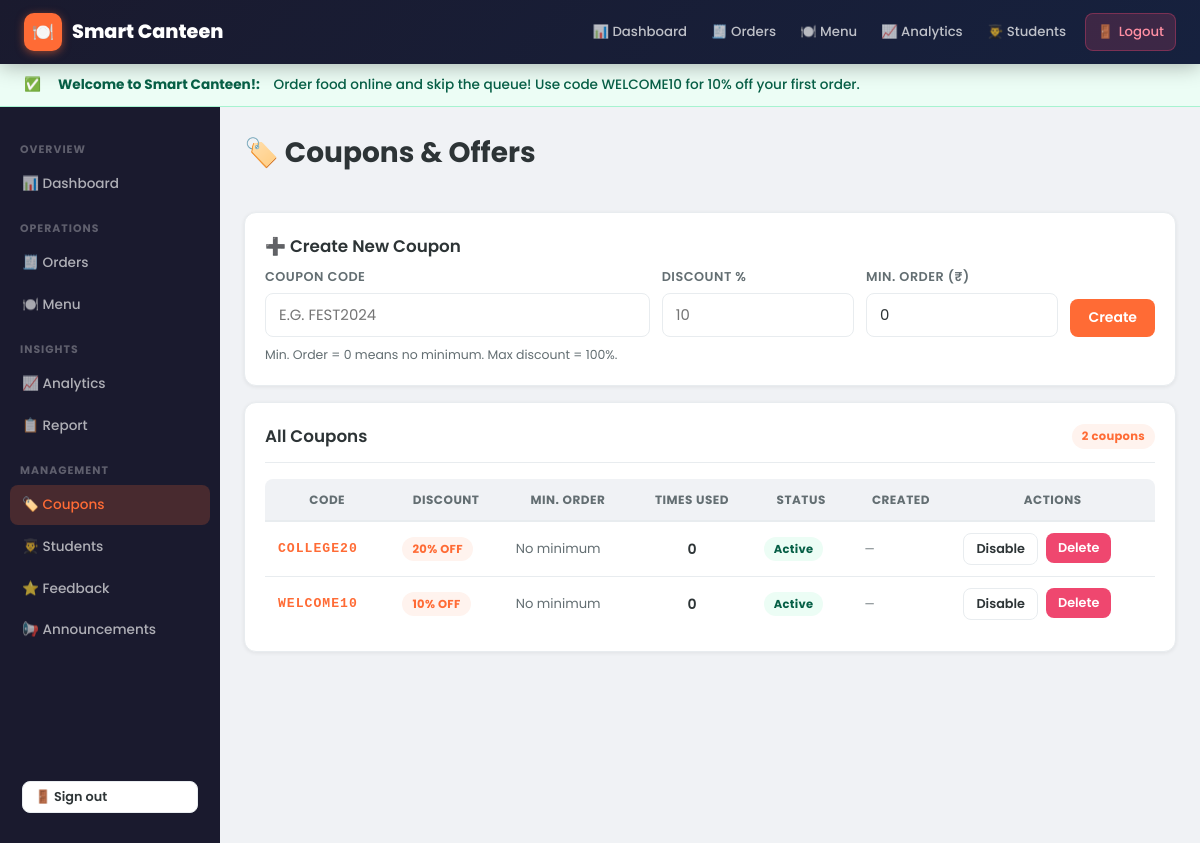
The page /admin/coupons (signed in) on the database its author committed.
### tables this page shows
CREATE TABLE announcements(
        id INTEGER PRIMARY KEY AUTOINCREMENT, title TEXT, content TEXT,
        type TEXT DEFAULT 'info', active INTEGER DEFAULT 1,
        created_at TEXT DEFAULT (datetime('now','localtime')));

CREATE TABLE coupons(
        id INTEGER PRIMARY KEY AUTOINCREMENT, code TEXT UNIQUE,
        percent INTEGER, active INTEGER DEFAULT 1, min_order REAL DEFAULT 0);

### app.py (the view, shortened to what this page needs)
@app.route("/admin/coupons", methods=["GET", "POST"])
@admin_required
def admin_coupons():
    coupons = many(
        "SELECT c.*, (SELECT COUNT(*) FROM orders o WHERE o.coupon=c.code AND o.status!='Cancelled') uses "
        "FROM coupons c ORDER BY c.id DESC")
    return render_template("admin_coupons.html", coupons=coupons)

### app.py (called while the page is built, shortened)
def db():
    if "db" not in g:
        g.db = sqlite3.connect(DB)
        g.db.row_factory = sqlite3.Row
        g.db.execute("PRAGMA journal_mode=WAL")
        g.db.execute("PRAGMA foreign_keys=ON")
    return g.db

def many(sql, a=()):
    return db().execute(sql, a).fetchall()

def admin_required(f):
    @wraps(f)
    def w(*a, **k):
        if session.get("role") != "admin":
            flash("Admin access only.")
            return redirect(url_for("login"))
        return f(*a, **k)
    return w

@app.context_processor
def inject():
    d = {"wallet_bal": 0, "ready_count": 0, "cart_count": 0,
         "unread_notif": 0, "active_announcements": []}
    if session.get("uid"):
        d["active_announcements"] = many(
            "SELECT * FROM announcements WHERE active=1 ORDER BY id DESC LIMIT 3")
    return d

### templates/admin_coupons.html (shortened to what this page needs)
{% extends "base.html" %}
{% block content %}
<div class="page-header">
  <h1>🏷️ Coupons &amp; Offers</h1>
</div>
<div class="card">
  <h3>➕ Create New Coupon</h3>
  <form method="post">
    <div style="display:grid;grid-template-columns:2fr 1fr 1fr auto;gap:12px;align-items:flex-end;">
      <div class="form-group mb-0">
        <label>Coupon Code</label>
        <input name="code" placeholder="e.g. FEST2024" required style="text-transform:uppercase;">
      </div>
      <div class="form-group mb-0">
        <label>Discount %</label>
        <input name="percent" type="number" min="1" max="100" placeholder="10" required>
      </div>
      <div class="form-group mb-0">
        <label>Min. Order (₹)</label>
        <input name="min_order" type="number" min="0" value="0" placeholder="0">
      </div>
      <button type="submit" class="btn btn-primary">Create</button>
    </div>
    <div class="form-hint mt-sm">Min. Order = 0 means no minimum. Max discount = 100%.</div>
  </form>
</div>
<div class="card mb-0">
  <div class="card-header">
    <h3 class="mb-0">All Coupons</h3>
    <span class="badge badge-primary">{{ coupons|length }} coupons</span>
  </div>
  <div class="table-wrapper">
    <table>
      <thead>
        <tr><th>Code</th><th>Discount</th><th>Min. Order</th><th>Times Used</th><th>Status</th><th>Created</th><th>Actions</th></tr>
      </thead>
      <tbody>
        {% for c in coupons %}
        <tr>
          <td class="font-mono fw-bold fs-sm" style="color:var(--primary);letter-spacing:1px;">{{ c.code }}</td>
          <td><span class="badge badge-primary">{{ c.percent }}% OFF</span></td>
          <td class="fs-sm text-muted">{% if c.min_order %}₹{{ '%.0f'|format(c.min_order) }}+{% else %}No minimum{% endif %}</td>
          <td class="fw-semi text-center">{{ c.uses }}</td>
          <td>{% if c.active %}<span class="badge badge-success">Active</span>{% else %}<span class="badge">Inactive</span>{% endif %}</td>
          <td class="fs-xs text-muted">{{ c.created_at[:10] if c.created_at else '—' }}</td>
          <td>
            <div class="d-flex gap-sm">
              <form method="post" action="/admin/coupons/toggle/{{ c.id }}">
                <button class="btn btn-secondary btn-sm">{{ 'Disable' if c.active else 'Enable' }}</button>
              </form>
              <form method="post" action="/admin/coupons/delete/{{ c.id }}" onsubmit="return confirm('Delete coupon {{ c.code }}?')">
                <button class="btn btn-danger btn-sm">Delete</button>
              </form>
            </div>
          </td>
        </tr>
        {% else %}
        <tr class="empty-row"><td colspan="7"><p>No coupons yet. Create one above!</p></td></tr>
        {% endfor %}
      </tbody>
    </table>
  </div>
</div>
{% endblock %}

### templates/base.html (shortened to what this page needs)
<!DOCTYPE html>
<html lang="en">
<head>
<link rel="stylesheet" href="{{ url_for('static', filename='style.css') }}">
</head>
<body>
<nav class="navbar">
  <a href="/" class="brand">
    <div class="brand-icon">🍽️</div>
    <span>Smart Canteen</span>
  </a>
  <div class="nav-links">
    {% if session.role == 'admin' %}
      <a href="/admin" class="nav-link">📊 Dashboard</a>
      <a href="/admin/orders" class="nav-link">🧾 Orders</a>
      <a href="/admin/menu" class="nav-link">🍽️ Menu</a>
      <a href="/admin/analytics" class="nav-link">📈 Analytics</a>
      <a href="/admin/students" class="nav-link">👨‍🎓 Students</a>
    {% endif %}
    {% if session.uid %}
      <a href="/logout" class="nav-link" title="Sign out" style="margin-left:6px;background:rgba(239,71,111,0.18);color:#FF8FA3;border:1px solid rgba(239,71,111,0.35);">🚪 <span>Logout</span></a>
    {% endif %}
  </div>
</nav>
{% for ann in active_announcements %}
<div class="announcement-bar {{ ann.type }}">
  {% if ann.type == 'success' %}✅{% elif ann.type == 'warning' %}⚠️{% else %}ℹ️{% endif %}
  &nbsp;<strong>{{ ann.title }}:</strong>&nbsp;{{ ann.content }}
</div>
{% endfor %}
{% if session.role == 'admin' %}
<div class="admin-layout">
  <aside class="admin-sidebar">
    <div class="sidebar-section">Overview</div>
    <a href="/admin" class="sidebar-link {{ 'active' if request.endpoint == 'admin_home' }}">📊 Dashboard</a>
    <div class="sidebar-section">Operations</div>
    <a href="/admin/orders" class="sidebar-link {{ 'active' if request.endpoint in ['admin_orders','admin_status','admin_cancel'] }}">🧾 Orders</a>
    <a href="/admin/menu" class="sidebar-link {{ 'active' if request.endpoint in ['admin_menu','admin_edit','admin_restock','admin_toggle','admin_delete'] }}">🍽️ Menu</a>
    <div class="sidebar-section">Insights</div>
    <a href="/admin/analytics" class="sidebar-link {{ 'active' if request.endpoint == 'admin_analytics' }}">📈 Analytics</a>
    <a href="/admin/report" class="sidebar-link {{ 'active' if request.endpoint in ['admin_report','admin_report_csv'] }}">📋 Report</a>
    <div class="sidebar-section">Management</div>
    <a href="/admin/coupons" class="sidebar-link {{ 'active' if request.endpoint in ['admin_coupons','coupon_toggle','coupon_delete'] }}">🏷️ Coupons</a>
    <a href="/admin/students" class="sidebar-link {{ 'active' if request.endpoint in ['admin_students','admin_credit'] }}">👨‍🎓 Students</a>
    <a href="/admin/feedback" class="sidebar-link {{ 'active' if request.endpoint == 'admin_feedback' }}">⭐ Feedback</a>
    <a href="/admin/announcements" class="sidebar-link {{ 'active' if request.endpoint in ['admin_announcements','announcement_toggle','announcement_delete'] }}">📢 Announcements</a>
    <div style="flex:1"></div>
    <div style="padding:10px 12px;">
      <a href="/logout" class="btn btn-secondary btn-sm w-full">🚪 Sign out</a>
    </div>
  </aside>
  <main class="admin-content">
    {{ self.content() }}
  </main>
</div>
{% else %}
{% block wrapper %}
<div class="container">
  {% block content %}{% endblock %}
</div>
{% endblock %}
{% endif %}
</body>
</html>

### rows shown on the page
announcements: title "Welcome to Smart Canteen!", content "Order food online and skip the queue! Use code WELCOME10 for 10% off your first order."
coupons: code "COLLEGE20", percent "20", min_order "No minimum", uses "0", shows "Active", created_at "—", active "Disable"
coupons: code "WELCOME10", percent "10", min_order "No minimum", uses "0", shows "Active", created_at "—", active "Disable"

### other values the page prints
{{ coupons|length }} "2"
